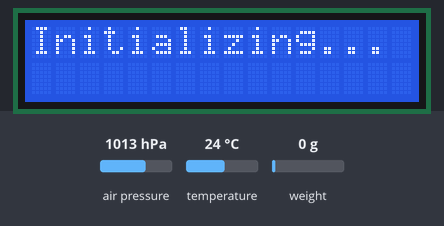
Bench run of a sketch on a simulated ESP32. On the bench: 16×2 character LCD. Inputs (shaded band) come from the test bench; at power-on: air pressure 1013 hPa, temperature 24 °C, weight on the scale 0 g. WiFi joins after 1.5 s; servers stay silent unless stated; no radio packets arrive unless stated; web services answer with replies made up by the test bench; what the sketch prints to the serial monitor is not drawn.

Above: at 0.1 s.
At 2.7 s:
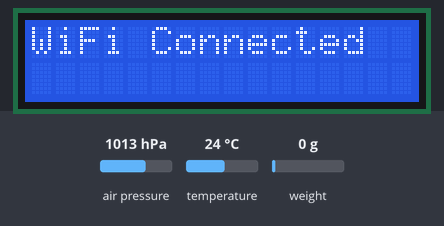
At 3.7 s:
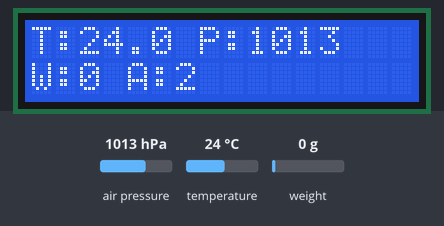

The sketch:

aurdino_tx.ino
```cpp
#include <Wire.h>
#include <Adafruit_Sensor.h>
#include <Adafruit_BMP280.h>
#include "HX711.h"
#include <LiquidCrystal_I2C.h>
#include <WiFi.h>
#include <WiFiClientSecure.h>
#include <HTTPClient.h>
#include <SPI.h>
#include <LoRa.h>

// WiFi credentials
const char* ssid = "purple";
const char* password = "1234567890";

// ThingSpeak API
const char* apiKey = "TQVFVC5V8RJ3P7C4"; // Write API Key
const char* server = "https://api.thingspeak.com/update"; // HTTPS endpoint

// BMP280
Adafruit_BMP280 bmp;

// HX711
#define DOUT 13
#define CLK 12
HX711 scale;
float calibration_factor = 1100.0;
long weight;

// LCD
LiquidCrystal_I2C lcd(0x27, 16, 2);

// LoRa pins
#define LORA_SCK 18
#define LORA_MISO 19
#define LORA_MOSI 23
#define LORA_SS 4
#define LORA_RST 5
#define LORA_DIO0 2

float temperature, pressure, altitude;

void connectWiFi() {
  if (WiFi.status() != WL_CONNECTED) {
    Serial.print("Connecting to WiFi");
    WiFi.begin(ssid, password);
    while (WiFi.status() != WL_CONNECTED) {
      delay(500);
      Serial.print(".");
    }
    Serial.println("\nWiFi Connected!");
    lcd.clear();
    lcd.print("WiFi Connected");
  }
}

void setup() {
  Serial.begin(115200);
  Wire.begin();
  lcd.init();
  lcd.backlight();
  lcd.setCursor(0, 0);
  lcd.print("Initializing...");

  // BMP280 init
  if (!bmp.begin(0x76)) {
    lcd.clear();
    lcd.print("BMP280 Error");
    Serial.println("BMP280 init failed!");
    while (1);
  }

  // HX711 init
  scale.begin(DOUT, CLK);
  scale.set_scale(calibration_factor);
  scale.tare();

  // Connect to WiFi
  connectWiFi();

  // LoRa init
  SPI.begin(LORA_SCK, LORA_MISO, LORA_MOSI, LORA_SS);
  LoRa.setPins(LORA_SS, LORA_RST, LORA_DIO0);
  if (!LoRa.begin(433E6)) {
    Serial.println("LoRa init failed");
    while (1);
  }
  LoRa.setSyncWord(0xF1);
  Serial.println("LoRa Initialized");
}

void loop() {
  // Ensure WiFi is connected
  connectWiFi();

  // Read sensors
  temperature = bmp.readTemperature();
  pressure = bmp.readPressure() / 100.0F;
  altitude = bmp.readAltitude(1013.25);
  weight = scale.get_units(10);

  // Show on LCD
  lcd.clear();
  lcd.setCursor(0, 0);
  lcd.print("T:"); lcd.print(temperature, 1);
  lcd.print(" P:"); lcd.print(pressure, 0);
  lcd.setCursor(0, 1);
  lcd.print("W:"); lcd.print(weight);
  lcd.print(" A:"); lcd.print(altitude, 0);

  // Serial debug
  Serial.printf("T: %.2f C\n", temperature);
  Serial.printf("P: %.2f hPa\n", pressure);
  Serial.printf("A: %.2f m\n", altitude);
  Serial.printf("W: %ld\n", weight);

  // Send to LoRa
  String loRaData = String("T:") + temperature +
                    " P:" + pressure +
                    " A:" + altitude +
                    " W:" + weight;
  Serial.println("Preparing LoRa send...");
LoRa.beginPacket();
LoRa.print(loRaData);
Serial.println("LoRa data prepared");
LoRa.endPacket(true); // async send
Serial.println("Sent via LoRa");


  // Upload to ThingSpeak
  Serial.println("Preparing ThingSpeak upload...");
if (WiFi.status() == WL_CONNECTED) {
    WiFiClientSecure client;
    client.setInsecure(); // Ignore SSL certificate

    HTTPClient http;
    String url = String(server) + "?api_key=" + apiKey +
                 "&field1=" + String(altitude) +
                 "&field2=" + String(temperature) +
                 "&field3=" + String(pressure) +
                 "&field4=" + String(weight);

    Serial.println("ThingSpeak URL: " + url);

    if (http.begin(client, url)) {
        Serial.println("HTTP connection started...");
        int httpCode = http.GET();
        if (httpCode > 0) {
            String payload = http.getString();
            Serial.println("ThingSpeak HTTP code: " + String(httpCode));
            Serial.println("ThingSpeak Response: " + payload);
        } else {
            Serial.println("ThingSpeak Error: " + http.errorToString(httpCode));
        }
        http.end();
    } else {
        Serial.println("Unable to connect to ThingSpeak (http.begin failed)");
    }
} else {
    Serial.println("WiFi not connected — skipping ThingSpeak upload.");
}


  delay(20000); // 20 sec delay for ThingSpeak
}
```

Measured:
- what the display in image 1 shows lasts 1.1 s, from 2.6 s to 3.7 s
